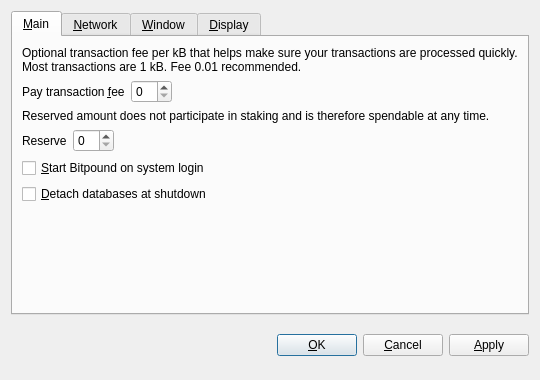
<?xml version="1.0" encoding="UTF-8"?>
<ui version="4.0">
 <class>OptionsDialog</class>
 <widget class="QDialog" name="OptionsDialog">
  <property name="geometry">
   <rect>
    <x>0</x>
    <y>0</y>
    <width>540</width>
    <height>380</height>
   </rect>
  </property>
  <property name="windowTitle">
   <string>Options</string>
  </property>
  <property name="modal">
   <bool>true</bool>
  </property>
  <layout class="QVBoxLayout" name="verticalLayout">
   <item>
    <widget class="QTabWidget" name="tabWidget">
     <property name="tabPosition">
      <enum>QTabWidget::North</enum>
     </property>
     <property name="currentIndex">
      <number>0</number>
     </property>
     <widget class="QWidget" name="tabMain">
      <attribute name="title">
       <string>&amp;Main</string>
      </attribute>
      <layout class="QVBoxLayout" name="verticalLayout_Main">
       <item>
        <widget class="QLabel" name="transactionFeeInfoLabel">
         <property name="text">
          <string>Optional transaction fee per kB that helps make sure your transactions are processed quickly. Most transactions are 1 kB. Fee 0.01 recommended.</string>
         </property>
         <property name="textFormat">
          <enum>Qt::PlainText</enum>
         </property>
         <property name="wordWrap">
          <bool>true</bool>
         </property>
        </widget>
       </item>
       <item>
        <layout class="QHBoxLayout" name="horizontalLayoutFee">
         <item>
          <widget class="QLabel" name="transactionFeeLabel">
           <property name="text">
            <string>Pay transaction &amp;fee</string>
           </property>
           <property name="textFormat">
            <enum>Qt::PlainText</enum>
           </property>
           <property name="buddy">
            <cstring>transactionFee</cstring>
           </property>
          </widget>
         </item>
         <item>
          <widget class="BitcoinAmountField" name="transactionFee"/>
         </item>
         <item>
          <spacer name="horizontalSpacerFee">
           <property name="orientation">
            <enum>Qt::Horizontal</enum>
           </property>
           <property name="sizeHint" stdset="0">
            <size>
             <width>40</width>
             <height>20</height>
            </size>
           </property>
          </spacer>
         </item>
        </layout>
       </item>
       <item>
        <widget class="QLabel" name="reserveBalanceInfoLabel">
         <property name="text">
          <string>Reserved amount does not participate in staking and is therefore spendable at any time.</string>
         </property>
         <property name="textFormat">
          <enum>Qt::PlainText</enum>
         </property>
         <property name="wordWrap">
          <bool>true</bool>
         </property>
        </widget>
       </item>
       <item>
        <layout class="QHBoxLayout" name="horizontalLayoutReserveBalance">
         <item>
          <widget class="QLabel" name="reserveBalanceLabel">
           <property name="text">
            <string>Reserve</string>
           </property>
           <property name="textFormat">
            <enum>Qt::PlainText</enum>
           </property>
           <property name="buddy">
            <cstring>reserveBalance</cstring>
           </property>
          </widget>
         </item>
         <item>
          <widget class="BitcoinAmountField" name="reserveBalance"/>
         </item>
         <item>
          <spacer name="horizontalSpacerReserveBalance">
           <property name="orientation">
            <enum>Qt::Horizontal</enum>
           </property>
           <property name="sizeHint" stdset="0">
            <size>
             <width>40</width>
             <height>20</height>
            </size>
           </property>
          </spacer>
         </item>
        </layout>
       </item>
       <item>
        <widget class="QCheckBox" name="bitcoinAtStartup">
         <property name="toolTip">
          <string>Automatically start Bitpound after logging in to the system.</string>
         </property>
         <property name="text">
          <string>&amp;Start Bitpound on system login</string>
         </property>
        </widget>
       </item>
       <item>
        <widget class="QCheckBox" name="detachDatabases">
         <property name="toolTip">
          <string>Detach block and address databases at shutdown. This means they can be moved to another data directory, but it slows down shutdown. The wallet is always detached.</string>
         </property>
         <property name="text">
          <string>&amp;Detach databases at shutdown</string>
         </property>
        </widget>
       </item>
       <item>
        <spacer name="verticalSpacer_Main">
         <property name="orientation">
          <enum>Qt::Vertical</enum>
         </property>
         <property name="sizeHint" stdset="0">
          <size>
           <width>20</width>
           <height>40</height>
          </size>
         </property>
        </spacer>
       </item>
      </layout>
     </widget>
     <widget class="QWidget" name="tabNetwork">
      <attribute name="title">
       <string>&amp;Network</string>
      </attribute>
      <layout class="QVBoxLayout" name="verticalLayout_Network">
       <item>
        <widget class="QCheckBox" name="mapPortUpnp">
         <property name="toolTip">
          <string>Automatically open the Bitpound client port on the router. This only works when your router supports UPnP and it is enabled.</string>
         </property>
         <property name="text">
          <string>Map port using &amp;UPnP</string>
         </property>
        </widget>
       </item>
       <item>
        <widget class="QCheckBox" name="connectSocks">
         <property name="toolTip">
          <string>Connect to the Bitpound network through a SOCKS proxy (e.g. when connecting through Tor).</string>
         </property>
         <property name="text">
          <string>&amp;Connect through SOCKS proxy:</string>
         </property>
        </widget>
       </item>
       <item>
        <layout class="QHBoxLayout" name="horizontalLayout_Network">
         <item>
          <widget class="QLabel" name="proxyIpLabel">
           <property name="text">
            <string>Proxy &amp;IP:</string>
           </property>
           <property name="textFormat">
            <enum>Qt::PlainText</enum>
           </property>
           <property name="buddy">
            <cstring>proxyIp</cstring>
           </property>
          </widget>
         </item>
         <item>
          <widget class="QValidatedLineEdit" name="proxyIp">
           <property name="maximumSize">
            <size>
             <width>140</width>
             <height>16777215</height>
            </size>
           </property>
           <property name="toolTip">
            <string>IP address of the proxy (e.g. 127.0.0.1)</string>
           </property>
          </widget>
         </item>
         <item>
          <widget class="QLabel" name="proxyPortLabel">
           <property name="text">
            <string>&amp;Port:</string>
           </property>
           <property name="textFormat">
            <enum>Qt::PlainText</enum>
           </property>
           <property name="buddy">
            <cstring>proxyPort</cstring>
           </property>
          </widget>
         </item>
         <item>
          <widget class="QLineEdit" name="proxyPort">
           <property name="maximumSize">
            <size>
             <width>55</width>
             <height>16777215</height>
            </size>
           </property>
           <property name="toolTip">
            <string>Port of the proxy (e.g. 9050)</string>
           </property>
          </widget>
         </item>
         <item>
          <widget class="QLabel" name="socksVersionLabel">
           <property name="text">
            <string>SOCKS &amp;Version:</string>
           </property>
           <property name="textFormat">
            <enum>Qt::PlainText</enum>
           </property>
           <property name="buddy">
            <cstring>socksVersion</cstring>
           </property>
          </widget>
         </item>
         <item>
          <widget class="QValueComboBox" name="socksVersion">
           <property name="toolTip">
            <string>SOCKS version of the proxy (e.g. 5)</string>
           </property>
          </widget>
         </item>
         <item>
          <spacer name="horizontalSpacer_Network">
           <property name="orientation">
            <enum>Qt::Horizontal</enum>
           </property>
           <property name="sizeHint" stdset="0">
            <size>
             <width>40</width>
             <height>20</height>
            </size>
           </property>
          </spacer>
         </item>
        </layout>
       </item>
       <item>
        <spacer name="verticalSpacer_Network">
         <property name="orientation">
          <enum>Qt::Vertical</enum>
         </property>
         <property name="sizeHint" stdset="0">
          <size>
           <width>20</width>
           <height>40</height>
          </size>
         </property>
        </spacer>
       </item>
      </layout>
     </widget>
     <widget class="QWidget" name="tabWindow">
      <attribute name="title">
       <string>&amp;Window</string>
      </attribute>
      <layout class="QVBoxLayout" name="verticalLayout_Window">
       <item>
        <widget class="QCheckBox" name="minimizeToTray">
         <property name="toolTip">
          <string>Show only a tray icon after minimizing the window.</string>
         </property>
         <property name="text">
          <string>&amp;Minimize to the tray instead of the taskbar</string>
         </property>
        </widget>
       </item>
       <item>
        <widget class="QCheckBox" name="minimizeOnClose">
         <property name="toolTip">
          <string>Minimize instead of exit the application when the window is closed. When this option is enabled, the application will be closed only after selecting Quit in the menu.</string>
         </property>
         <property name="text">
          <string>M&amp;inimize on close</string>
         </property>
        </widget>
       </item>
       <item>
        <spacer name="verticalSpacer_Window">
         <property name="orientation">
          <enum>Qt::Vertical</enum>
         </property>
         <property name="sizeHint" stdset="0">
          <size>
           <width>20</width>
           <height>40</height>
          </size>
         </property>
        </spacer>
       </item>
      </layout>
     </widget>
     <widget class="QWidget" name="tabDisplay">
      <attribute name="title">
       <string>&amp;Display</string>
      </attribute>
      <layout class="QVBoxLayout" name="verticalLayout_Display">
       <item>
        <layout class="QHBoxLayout" name="horizontalLayout_1_Display">
         <item>
          <widget class="QLabel" name="langLabel">
           <property name="text">
            <string>User Interface &amp;language:</string>
           </property>
           <property name="textFormat">
            <enum>Qt::PlainText</enum>
           </property>
           <property name="buddy">
            <cstring>lang</cstring>
           </property>
          </widget>
         </item>
         <item>
          <widget class="QValueComboBox" name="lang">
           <property name="toolTip">
            <string>The user interface language can be set here. This setting will take effect after restarting Bitpound.</string>
           </property>
          </widget>
         </item>
        </layout>
       </item>
       <item>
        <layout class="QHBoxLayout" name="horizontalLayout_2_Display">
         <item>
          <widget class="QLabel" name="unitLabel">
           <property name="text">
            <string>&amp;Unit to show amounts in:</string>
           </property>
           <property name="textFormat">
            <enum>Qt::PlainText</enum>
           </property>
           <property name="buddy">
            <cstring>unit</cstring>
           </property>
          </widget>
         </item>
         <item>
          <widget class="QValueComboBox" name="unit">
           <property name="toolTip">
            <string>Choose the default subdivision unit to show in the interface and when sending coins.</string>
           </property>
          </widget>
         </item>
        </layout>
       </item>
       <item>
        <widget class="QCheckBox" name="displayAddresses">
         <property name="toolTip">
          <string>Whether to show Bitpound addresses in the transaction list or not.</string>
         </property>
         <property name="text">
          <string>&amp;Display addresses in transaction list</string>
         </property>
        </widget>
       </item>
       <item>
        <widget class="QCheckBox" name="coinControlFeatures">
         <property name="toolTip">
          <string>Whether to show coin control features or not.</string>
         </property>
         <property name="text">
          <string>Display coin &amp;control features (experts only!)</string>
         </property>
        </widget>
       </item>
       <item>
        <spacer name="verticalSpacer_Display">
         <property name="orientation">
          <enum>Qt::Vertical</enum>
         </property>
         <property name="sizeHint" stdset="0">
          <size>
           <width>20</width>
           <height>40</height>
          </size>
         </property>
        </spacer>
       </item>
      </layout>
     </widget>
    </widget>
   </item>
   <item>
    <layout class="QHBoxLayout" name="horizontalLayout_Buttons">
     <item>
      <spacer name="horizontalSpacer_1">
       <property name="orientation">
        <enum>Qt::Horizontal</enum>
       </property>
       <property name="sizeHint" stdset="0">
        <size>
         <width>40</width>
         <height>48</height>
        </size>
       </property>
      </spacer>
     </item>
     <item>
      <widget class="QLabel" name="statusLabel">
       <property name="font">
        <font>
         <weight>75</weight>
         <bold>true</bold>
        </font>
       </property>
       <property name="text">
        <string/>
       </property>
       <property name="textFormat">
        <enum>Qt::PlainText</enum>
       </property>
       <property name="wordWrap">
        <bool>true</bool>
       </property>
      </widget>
     </item>
     <item>
      <spacer name="horizontalSpacer_2">
       <property name="orientation">
        <enum>Qt::Horizontal</enum>
       </property>
       <property name="sizeHint" stdset="0">
        <size>
         <width>40</width>
         <height>48</height>
        </size>
       </property>
      </spacer>
     </item>
     <item>
      <widget class="QPushButton" name="okButton">
       <property name="text">
        <string>&amp;OK</string>
       </property>
      </widget>
     </item>
     <item>
      <widget class="QPushButton" name="cancelButton">
       <property name="text">
        <string>&amp;Cancel</string>
       </property>
       <property name="autoDefault">
        <bool>false</bool>
       </property>
      </widget>
     </item>
     <item>
      <widget class="QPushButton" name="applyButton">
       <property name="text">
        <string>&amp;Apply</string>
       </property>
       <property name="autoDefault">
        <bool>false</bool>
       </property>
      </widget>
     </item>
    </layout>
   </item>
  </layout>
 </widget>
 <customwidgets>
  <customwidget>
   <class>BitcoinAmountField</class>
   <extends>QSpinBox</extends>
   <header>bitcoinamountfield.h</header>
  </customwidget>
  <customwidget>
   <class>QValueComboBox</class>
   <extends>QComboBox</extends>
   <header>qvaluecombobox.h</header>
  </customwidget>
  <customwidget>
   <class>QValidatedLineEdit</class>
   <extends>QLineEdit</extends>
   <header>qvalidatedlineedit.h</header>
  </customwidget>
 </customwidgets>
 <resources/>
 <connections/>
</ui>
